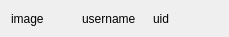
<?xml version="1.0" encoding="UTF-8"?>
<ui version="4.0">
 <class>contactMassage</class>
 <widget class="QWidget" name="contactMassage">
  <property name="geometry">
   <rect>
    <x>0</x>
    <y>0</y>
    <width>229</width>
    <height>37</height>
   </rect>
  </property>
  <property name="windowTitle">
   <string>Form</string>
  </property>
  <layout class="QHBoxLayout" name="horizontalLayout_2">
   <item>
    <layout class="QHBoxLayout" name="horizontalLayout">
     <item>
      <widget class="QLabel" name="label">
       <property name="text">
        <string>image</string>
       </property>
      </widget>
     </item>
     <item>
      <widget class="QLabel" name="nameLabel">
       <property name="text">
        <string>username</string>
       </property>
      </widget>
     </item>
     <item>
      <widget class="QLabel" name="uidLabel">
       <property name="text">
        <string>uid</string>
       </property>
      </widget>
     </item>
    </layout>
   </item>
  </layout>
 </widget>
 <resources/>
 <connections/>
</ui>
